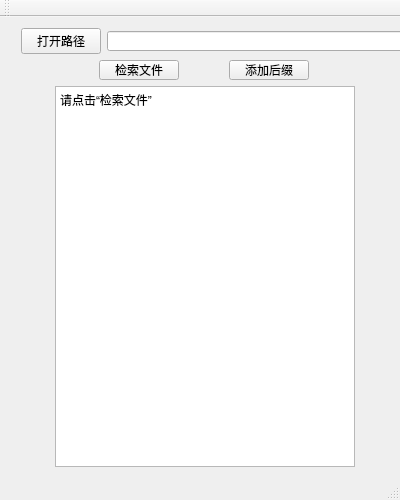
<?xml version="1.0" encoding="UTF-8"?>
<ui version="4.0">
 <class>allremaneClass</class>
 <widget class="QMainWindow" name="allremaneClass">
  <property name="geometry">
   <rect>
    <x>0</x>
    <y>0</y>
    <width>400</width>
    <height>500</height>
   </rect>
  </property>
  <property name="maximumSize">
   <size>
    <width>400</width>
    <height>500</height>
   </size>
  </property>
  <property name="windowTitle">
   <string>allremane</string>
  </property>
  <widget class="QWidget" name="centralWidget">
   <widget class="QWidget" name="gridLayoutWidget_2">
    <property name="geometry">
     <rect>
      <x>10</x>
      <y>0</y>
      <width>391</width>
      <height>461</height>
     </rect>
    </property>
    <layout class="QGridLayout" name="gridLayout_3">
     <item row="0" column="0">
      <layout class="QVBoxLayout" name="verticalLayout">
       <item>
        <layout class="QGridLayout" name="gridLayout_4">
         <item row="0" column="0">
          <widget class="QPushButton" name="openPath_btn">
           <property name="text">
            <string>打开路径</string>
           </property>
          </widget>
         </item>
         <item row="0" column="1">
          <widget class="QLineEdit" name="Path_text">
           <property name="minimumSize">
            <size>
             <width>300</width>
             <height>20</height>
            </size>
           </property>
           <property name="maximumSize">
            <size>
             <width>300</width>
             <height>20</height>
            </size>
           </property>
          </widget>
         </item>
        </layout>
       </item>
      </layout>
     </item>
     <item row="1" column="0">
      <layout class="QVBoxLayout" name="verticalLayout_2">
       <item>
        <layout class="QGridLayout" name="gridLayout">
         <item row="1" column="0">
          <widget class="QTextBrowser" name="fileInfo_text">
           <property name="maximumSize">
            <size>
             <width>300</width>
             <height>400</height>
            </size>
           </property>
           <property name="html">
            <string>&lt;!DOCTYPE HTML PUBLIC &quot;-//W3C//DTD HTML 4.0//EN&quot; &quot;http://www.w3.org/TR/REC-html40/strict.dtd&quot;&gt;
&lt;html&gt;&lt;head&gt;&lt;meta name=&quot;qrichtext&quot; content=&quot;1&quot; /&gt;&lt;style type=&quot;text/css&quot;&gt;
p, li { white-space: pre-wrap; }
&lt;/style&gt;&lt;/head&gt;&lt;body style=&quot; font-family:'SimSun'; font-size:9pt; font-weight:400; font-style:normal;&quot;&gt;
&lt;p style=&quot; margin-top:0px; margin-bottom:0px; margin-left:0px; margin-right:0px; -qt-block-indent:0; text-indent:0px;&quot;&gt;请点击“检索文件”&lt;/p&gt;&lt;/body&gt;&lt;/html&gt;</string>
           </property>
          </widget>
         </item>
         <item row="0" column="0">
          <layout class="QGridLayout" name="gridLayout_2">
           <item row="0" column="0">
            <widget class="QPushButton" name="search_btn">
             <property name="maximumSize">
              <size>
               <width>80</width>
               <height>20</height>
              </size>
             </property>
             <property name="text">
              <string>检索文件</string>
             </property>
            </widget>
           </item>
           <item row="0" column="1">
            <widget class="QPushButton" name="addLastName_btn">
             <property name="maximumSize">
              <size>
               <width>80</width>
               <height>20</height>
              </size>
             </property>
             <property name="text">
              <string>添加后缀</string>
             </property>
            </widget>
           </item>
          </layout>
         </item>
        </layout>
       </item>
      </layout>
     </item>
    </layout>
   </widget>
  </widget>
  <widget class="QToolBar" name="mainToolBar">
   <attribute name="toolBarArea">
    <enum>TopToolBarArea</enum>
   </attribute>
   <attribute name="toolBarBreak">
    <bool>false</bool>
   </attribute>
  </widget>
  <widget class="QStatusBar" name="statusBar"/>
 </widget>
 <layoutdefault spacing="6" margin="11"/>
 <resources>
  <include location="allremane.qrc"/>
 </resources>
 <connections/>
</ui>
